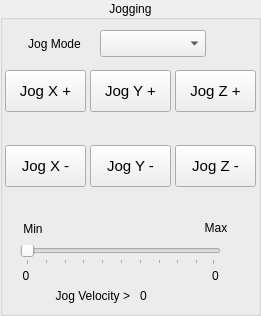
   <widget class="QGroupBox" name="groupBox_7">
    <property name="geometry">
     <rect>
      <x>1620</x>
      <y>0</y>
      <width>261</width>
      <height>316</height>
     </rect>
    </property>
    <property name="title">
     <string>Jogging</string>
    </property>
    <property name="alignment">
     <set>Qt::AlignCenter</set>
    </property>
    <widget class="QPushButton" name="jog_plus_pb_2">
     <property name="geometry">
      <rect>
       <x>175</x>
       <y>70</y>
       <width>81</width>
       <height>42</height>
      </rect>
     </property>
     <property name="font">
      <font>
       <pointsize>11</pointsize>
      </font>
     </property>
     <property name="text">
      <string>Jog Z +</string>
     </property>
    </widget>
    <widget class="QPushButton" name="jog_minus_pb_2">
     <property name="geometry">
      <rect>
       <x>175</x>
       <y>145</y>
       <width>81</width>
       <height>42</height>
      </rect>
     </property>
     <property name="font">
      <font>
       <pointsize>11</pointsize>
      </font>
     </property>
     <property name="text">
      <string>Jog Z -</string>
     </property>
    </widget>
    <widget class="QPushButton" name="jog_minus_pb_0">
     <property name="geometry">
      <rect>
       <x>5</x>
       <y>145</y>
       <width>81</width>
       <height>42</height>
      </rect>
     </property>
     <property name="font">
      <font>
       <pointsize>11</pointsize>
      </font>
     </property>
     <property name="text">
      <string>Jog X -</string>
     </property>
    </widget>
    <widget class="QPushButton" name="jog_plus_pb_0">
     <property name="geometry">
      <rect>
       <x>5</x>
       <y>70</y>
       <width>81</width>
       <height>42</height>
      </rect>
     </property>
     <property name="font">
      <font>
       <pointsize>11</pointsize>
      </font>
     </property>
     <property name="text">
      <string>Jog X +</string>
     </property>
    </widget>
    <widget class="QPushButton" name="jog_minus_pb_1">
     <property name="geometry">
      <rect>
       <x>90</x>
       <y>145</y>
       <width>81</width>
       <height>42</height>
      </rect>
     </property>
     <property name="font">
      <font>
       <pointsize>11</pointsize>
      </font>
     </property>
     <property name="text">
      <string>Jog Y -</string>
     </property>
    </widget>
    <widget class="QPushButton" name="jog_plus_pb_1">
     <property name="geometry">
      <rect>
       <x>90</x>
       <y>70</y>
       <width>81</width>
       <height>42</height>
      </rect>
     </property>
     <property name="font">
      <font>
       <pointsize>11</pointsize>
      </font>
     </property>
     <property name="text">
      <string>Jog Y +</string>
     </property>
    </widget>
    <widget class="QComboBox" name="jog_modes_cb">
     <property name="geometry">
      <rect>
       <x>100</x>
       <y>30</y>
       <width>106</width>
       <height>27</height>
      </rect>
     </property>
    </widget>
    <widget class="QLabel" name="label_6">
     <property name="geometry">
      <rect>
       <x>14</x>
       <y>30</y>
       <width>81</width>
       <height>27</height>
      </rect>
     </property>
     <property name="text">
      <string>Jog Mode</string>
     </property>
     <property name="alignment">
      <set>Qt::AlignCenter</set>
     </property>
    </widget>
    <widget class="QLabel" name="label_10">
     <property name="geometry">
      <rect>
       <x>20</x>
       <y>215</y>
       <width>26</width>
       <height>28</height>
      </rect>
     </property>
     <property name="text">
      <string>Min</string>
     </property>
     <property name="alignment">
      <set>Qt::AlignCenter</set>
     </property>
    </widget>
    <widget class="QSlider" name="jog_vel_sl">
     <property name="geometry">
      <rect>
       <x>20</x>
       <y>245</y>
       <width>201</width>
       <height>20</height>
      </rect>
     </property>
     <property name="orientation">
      <enum>Qt::Horizontal</enum>
     </property>
     <property name="tickPosition">
      <enum>QSlider::TicksBelow</enum>
     </property>
    </widget>
    <widget class="QLabel" name="label_11">
     <property name="geometry">
      <rect>
       <x>200</x>
       <y>215</y>
       <width>32</width>
       <height>25</height>
      </rect>
     </property>
     <property name="text">
      <string>Max</string>
     </property>
     <property name="alignment">
      <set>Qt::AlignCenter</set>
     </property>
    </widget>
    <widget class="QLabel" name="min_jog_vel_lb">
     <property name="geometry">
      <rect>
       <x>10</x>
       <y>265</y>
       <width>32</width>
       <height>21</height>
      </rect>
     </property>
     <property name="text">
      <string>0</string>
     </property>
     <property name="alignment">
      <set>Qt::AlignCenter</set>
     </property>
    </widget>
    <widget class="QLabel" name="max_jog_vel_lb">
     <property name="geometry">
      <rect>
       <x>200</x>
       <y>265</y>
       <width>31</width>
       <height>21</height>
      </rect>
     </property>
     <property name="text">
      <string>0</string>
     </property>
     <property name="alignment">
      <set>Qt::AlignCenter</set>
     </property>
    </widget>
    <widget class="QLabel" name="label_9">
     <property name="geometry">
      <rect>
       <x>30</x>
       <y>285</y>
       <width>100</width>
       <height>21</height>
      </rect>
     </property>
     <property name="text">
      <string>Jog Velocity &gt;</string>
     </property>
     <property name="alignment">
      <set>Qt::AlignRight|Qt::AlignTrailing|Qt::AlignVCenter</set>
     </property>
    </widget>
    <widget class="QLabel" name="jog_vel_lb">
     <property name="geometry">
      <rect>
       <x>140</x>
       <y>285</y>
       <width>81</width>
       <height>21</height>
      </rect>
     </property>
     <property name="text">
      <string>0</string>
     </property>
    </widget>
   </widget>
